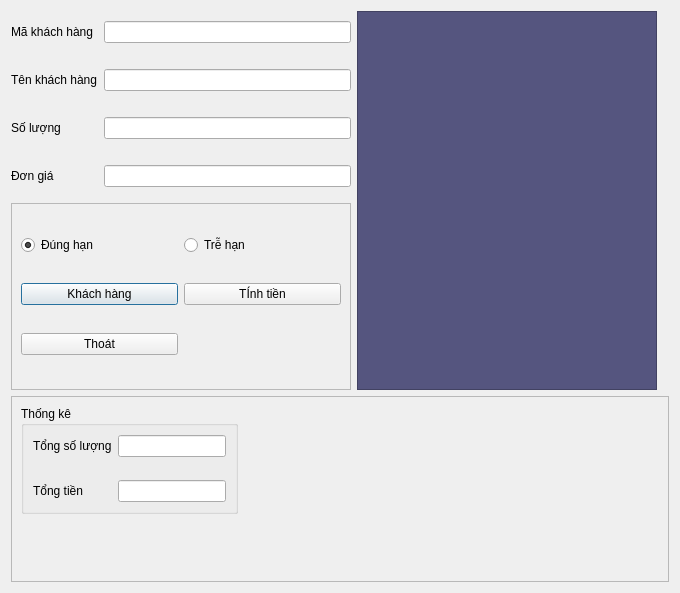
<?xml version="1.0" encoding="UTF-8"?>
<ui version="4.0">
 <class>Dialog</class>
 <widget class="QDialog" name="Dialog">
  <property name="geometry">
   <rect>
    <x>0</x>
    <y>0</y>
    <width>680</width>
    <height>593</height>
   </rect>
  </property>
  <property name="windowTitle">
   <string>Dialog</string>
  </property>
  <layout class="QVBoxLayout" name="verticalLayout">
   <item>
    <layout class="QGridLayout" name="gridLayout">
     <item row="1" column="0">
      <widget class="QFrame" name="frame_3">
       <property name="frameShape">
        <enum>QFrame::StyledPanel</enum>
       </property>
       <property name="frameShadow">
        <enum>QFrame::Raised</enum>
       </property>
       <layout class="QGridLayout" name="gridLayout_2">
        <item row="0" column="0">
         <widget class="QRadioButton" name="radioButtonInTime">
          <property name="text">
           <string>Đúng hạn</string>
          </property>
          <property name="checked">
           <bool>true</bool>
          </property>
         </widget>
        </item>
        <item row="0" column="2">
         <widget class="QRadioButton" name="radioButtonLate">
          <property name="text">
           <string>Trễ hạn</string>
          </property>
         </widget>
        </item>
        <item row="1" column="0">
         <widget class="QPushButton" name="btnKhachHang">
          <property name="text">
           <string>Khách hàng</string>
          </property>
         </widget>
        </item>
        <item row="1" column="2">
         <widget class="QPushButton" name="btnCalc">
          <property name="text">
           <string>TÍnh tiền</string>
          </property>
         </widget>
        </item>
        <item row="2" column="0">
         <widget class="QPushButton" name="btnExit">
          <property name="text">
           <string>Thoát</string>
          </property>
         </widget>
        </item>
       </layout>
      </widget>
     </item>
     <item row="2" column="0" colspan="4">
      <widget class="QFrame" name="frame_2">
       <property name="frameShape">
        <enum>QFrame::StyledPanel</enum>
       </property>
       <property name="frameShadow">
        <enum>QFrame::Raised</enum>
       </property>
       <layout class="QFormLayout" name="formLayout_3">
        <item row="0" column="0">
         <widget class="QGroupBox" name="groupBox">
          <property name="title">
           <string>Thống kê</string>
          </property>
          <layout class="QVBoxLayout" name="verticalLayout_3">
           <item>
            <layout class="QFormLayout" name="formLayout_2">
             <property name="formAlignment">
              <set>Qt::AlignCenter</set>
             </property>
             <property name="verticalSpacing">
              <number>23</number>
             </property>
             <item row="0" column="0">
              <widget class="QLabel" name="labelTotalAmount">
               <property name="text">
                <string>Tổng số lượng</string>
               </property>
              </widget>
             </item>
             <item row="0" column="1">
              <widget class="QLineEdit" name="lineEditTotalAmount">
               <property name="readOnly">
                <bool>true</bool>
               </property>
              </widget>
             </item>
             <item row="1" column="0">
              <widget class="QLabel" name="labelTotalCost">
               <property name="text">
                <string>Tổng tiền</string>
               </property>
              </widget>
             </item>
             <item row="1" column="1">
              <widget class="QLineEdit" name="lineEditTotalCost">
               <property name="readOnly">
                <bool>true</bool>
               </property>
              </widget>
             </item>
            </layout>
           </item>
          </layout>
         </widget>
        </item>
        <item row="0" column="1">
         <spacer name="horizontalSpacer_3">
          <property name="orientation">
           <enum>Qt::Horizontal</enum>
          </property>
          <property name="sizeHint" stdset="0">
           <size>
            <width>402</width>
            <height>95</height>
           </size>
          </property>
         </spacer>
        </item>
       </layout>
      </widget>
     </item>
     <item row="0" column="0">
      <layout class="QFormLayout" name="formLayout">
       <property name="formAlignment">
        <set>Qt::AlignCenter</set>
       </property>
       <property name="horizontalSpacing">
        <number>6</number>
       </property>
       <property name="verticalSpacing">
        <number>26</number>
       </property>
       <item row="0" column="0">
        <widget class="QLabel" name="labelMKH">
         <property name="text">
          <string>Mã khách hàng</string>
         </property>
        </widget>
       </item>
       <item row="0" column="1">
        <widget class="QLineEdit" name="lineEditId"/>
       </item>
       <item row="1" column="0">
        <widget class="QLabel" name="labelName">
         <property name="text">
          <string>Tên khách hàng</string>
         </property>
        </widget>
       </item>
       <item row="1" column="1">
        <widget class="QLineEdit" name="lineEditName"/>
       </item>
       <item row="2" column="0">
        <widget class="QLabel" name="labelAmount">
         <property name="text">
          <string>Số lượng</string>
         </property>
        </widget>
       </item>
       <item row="2" column="1">
        <widget class="QLineEdit" name="lineEditAmount"/>
       </item>
       <item row="3" column="0">
        <widget class="QLabel" name="labelCost">
         <property name="text">
          <string>Đơn giá</string>
         </property>
        </widget>
       </item>
       <item row="3" column="1">
        <widget class="QLineEdit" name="lineEditCost">
         <property name="readOnly">
          <bool>false</bool>
         </property>
        </widget>
       </item>
      </layout>
     </item>
     <item row="0" column="1" rowspan="2">
      <widget class="QFrame" name="frame">
       <property name="minimumSize">
        <size>
         <width>300</width>
         <height>0</height>
        </size>
       </property>
       <property name="styleSheet">
        <string notr="true">background-color: rgb(85, 85, 127);
color: rgb(255, 255, 255);</string>
       </property>
       <property name="frameShape">
        <enum>QFrame::StyledPanel</enum>
       </property>
       <property name="frameShadow">
        <enum>QFrame::Raised</enum>
       </property>
       <layout class="QVBoxLayout" name="verticalLayout_2">
        <property name="leftMargin">
         <number>20</number>
        </property>
        <property name="topMargin">
         <number>20</number>
        </property>
        <property name="rightMargin">
         <number>20</number>
        </property>
        <property name="bottomMargin">
         <number>20</number>
        </property>
        <item>
         <widget class="QLabel" name="labelInfo">
          <property name="font">
           <font>
            <pointsize>10</pointsize>
           </font>
          </property>
          <property name="styleSheet">
           <string notr="true"/>
          </property>
          <property name="text">
           <string/>
          </property>
          <property name="alignment">
           <set>Qt::AlignLeading|Qt::AlignLeft|Qt::AlignTop</set>
          </property>
          <property name="margin">
           <number>20</number>
          </property>
         </widget>
        </item>
       </layout>
      </widget>
     </item>
    </layout>
   </item>
  </layout>
 </widget>
 <resources/>
 <connections/>
</ui>
